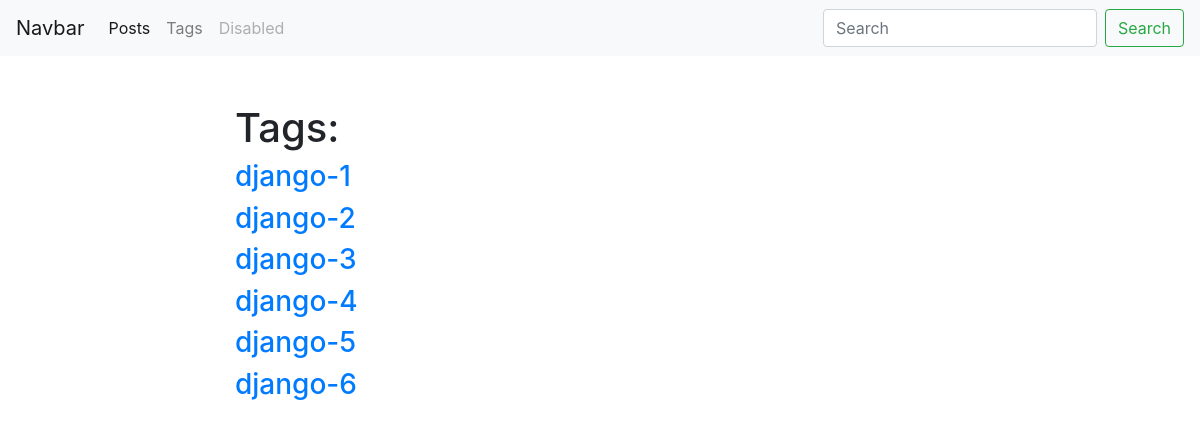
The page /blog/tags/ on the database as committed earlier.
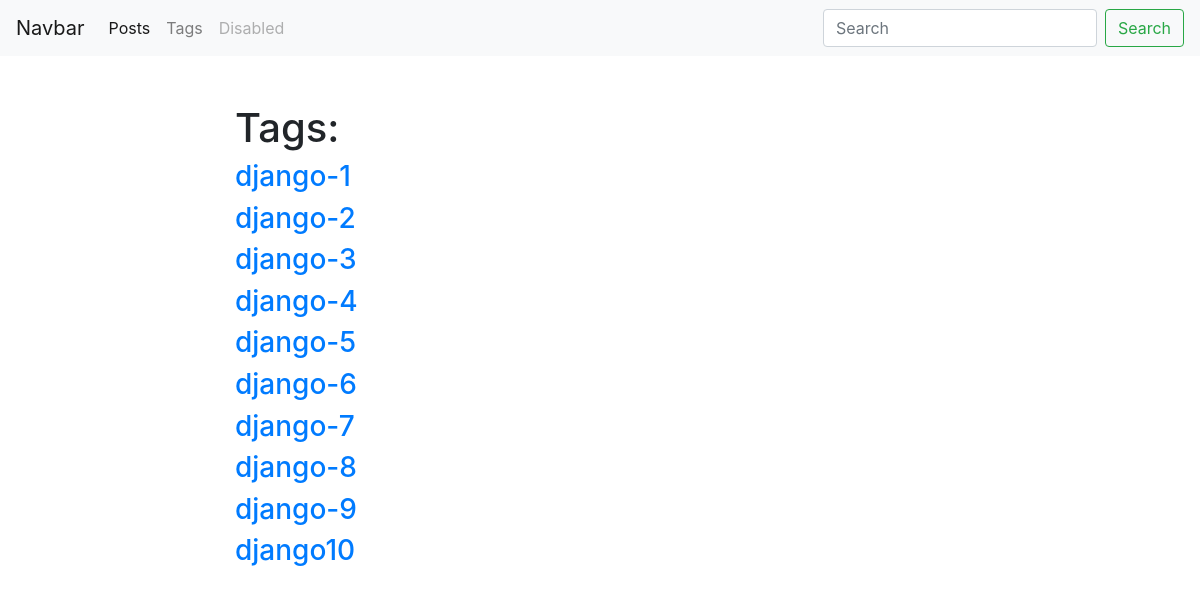
The same page on the database as committed later.
### blog/models.py (models this page shows, shortened)
class Tag(models.Model):
    title = models.CharField(max_length=50)
    slug = models.SlugField(max_length=50, unique=True)
    def get_absolute_url(self):
        return reverse('tag_detail_url', kwargs={'slug': self.slug})
    class Meta:
        ordering = ['title']

### blog/views.py (the view)
# urls.py: path('tags/', tags_list, name="tags_list_url"),
def tags_list(request):
    tags = Tag.objects.all()
    return render(request, 'blog/tags_list.html', context={'tags': tags})

### blog/templates/blog/tags_list.html (shortened to what this page needs)
{% extends 'blog/base_blog.html' %}
{% block content %}
   <h1 class="md-5">Tags:</h1>
   {% for tag in tags %}
      <h3><a href="{{ tag.get_absolute_url }}">{{ tag.title }}</a></h3>
   {% endfor %}
{% endblock %}

### blog/templates/blog/base_blog.html (shortened to what this page needs)
{% extends 'base.html' %}

### templates/base.html (shortened to what this page needs)
{% load static %}
<!DOCTYPE html>
<html lang="en">
<head>
    <link rel="stylesheet" href="https://stackpath.bootstrapcdn.com/bootstrap/4.4.1/css/bootstrap.min.css">
    <link rel="stylesheet" href="{% static 'css/styles.css' %}">
</head>
<body>
    <nav class="navbar navbar-expand-lg navbar-light bg-light">
        <a class="navbar-brand" href="#">Navbar</a>
        <div class="collapse navbar-collapse" id="navbarTogglerDemo02">
          <ul class="navbar-nav mr-auto mt-2 mt-lg-0">
            <li class="nav-item active">
              <a class="nav-link" href="{% url 'posts_list_url' %}">Posts</a>
            </li>
            <li class="nav-item">
              <a class="nav-link" href="{% url 'tags_list_url' %}">Tags</a>
            </li>
            <li class="nav-item">
              <a class="nav-link disabled" href="#" tabindex="-1" aria-disabled="true">Disabled</a>
            </li>
          </ul>
          <form class="form-inline my-2 my-lg-0" action="{% url 'posts_list_url' %}">
            <input class="form-control mr-sm-2" type="search" placeholder="Search" name="search">
            <button class="btn btn-outline-success my-2 my-sm-0" type="submit">Search</button>
          </form>
        </div>
      </nav>
      <div class="container mt-5">
          <div class="row">
              <div class="col-6 offset-md-2">
                  {% block content %}{% endblock %}
              </div>
          </div>
      </div>
</body>
</html>

Rows that differ between the two databases and show on the page:
added Tag: title "django-7"
added Tag: title "django-8"
added Tag: title "django-9"
added Tag: title "django10"
